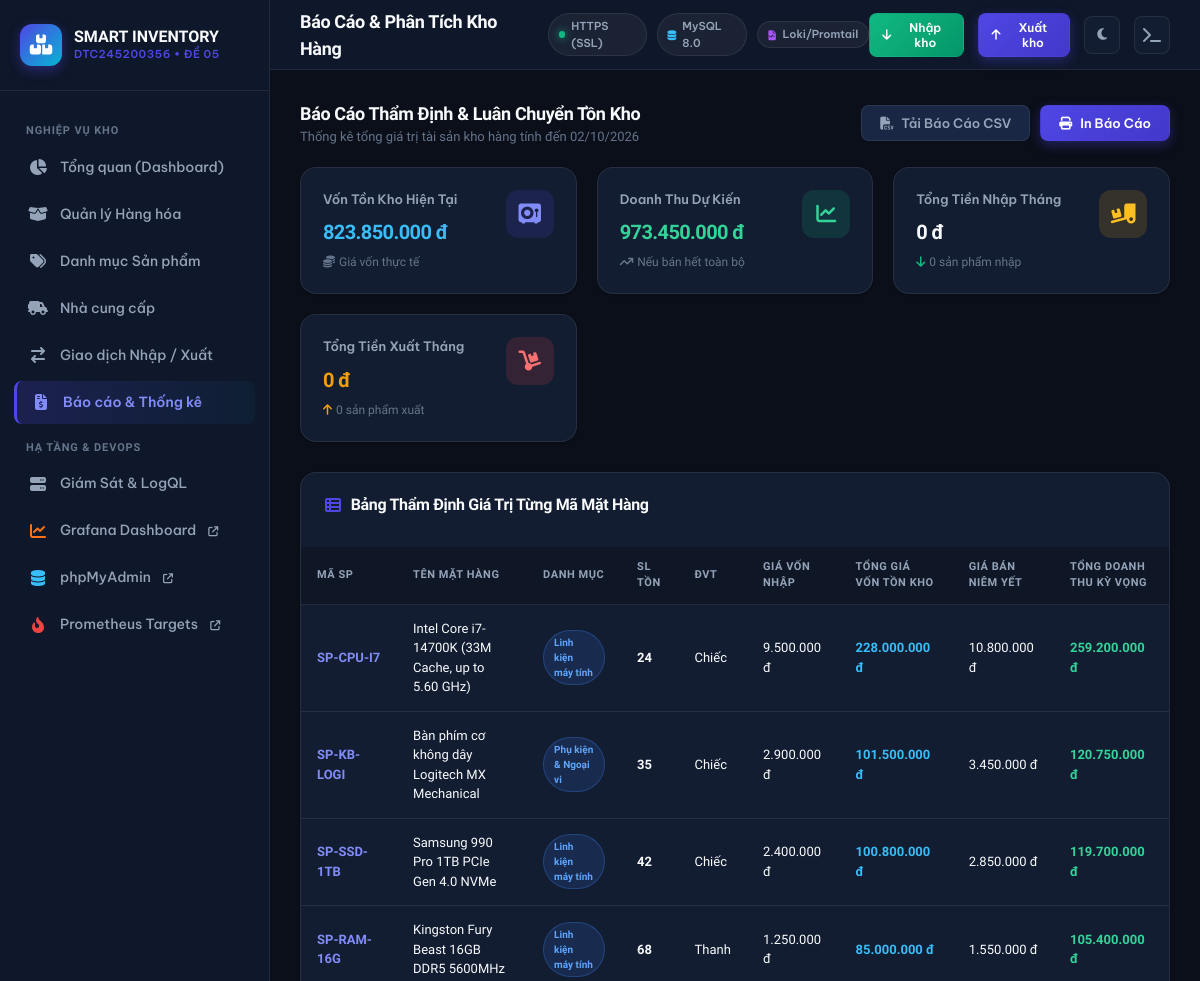
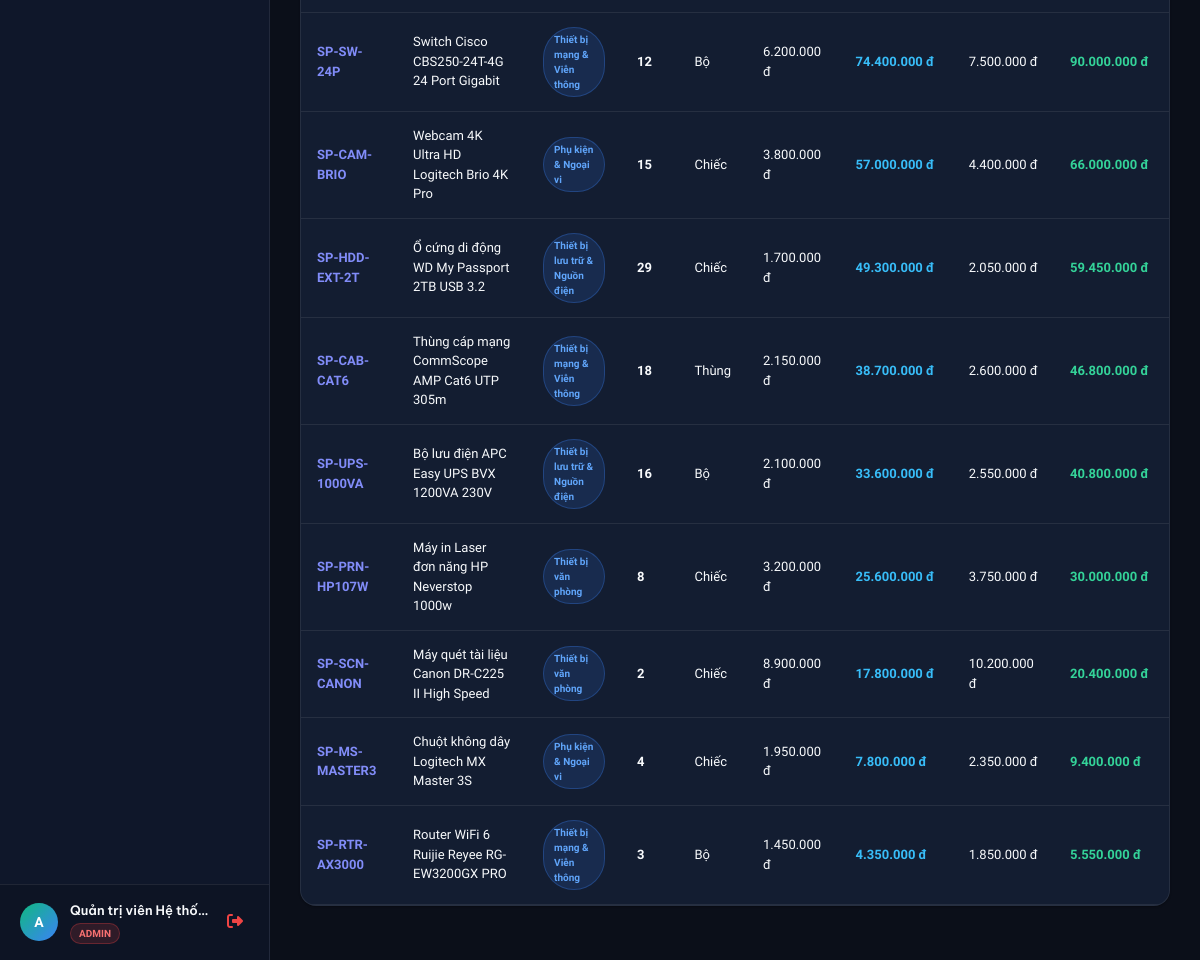
/app/src/reports.php (signed in), run on the app's committed database (2 pictures, top to bottom).
### tables this page shows
CREATE TABLE IF NOT EXISTS users (
    id INT AUTO_INCREMENT PRIMARY KEY,
    username VARCHAR(50) NOT NULL UNIQUE,
    password VARCHAR(255) NOT NULL,
    full_name VARCHAR(100) NOT NULL,
    email VARCHAR(100),
    role ENUM('admin', 'staff') DEFAULT 'staff',
    created_at TIMESTAMP DEFAULT CURRENT_TIMESTAMP
);

CREATE TABLE IF NOT EXISTS products (
    id INT AUTO_INCREMENT PRIMARY KEY,
    product_code VARCHAR(50) NOT NULL UNIQUE,
    name VARCHAR(200) NOT NULL,
    category_id INT NULL,
    unit VARCHAR(20) DEFAULT 'Chiếc',
    purchase_price DECIMAL(15,2) DEFAULT 0,
    sale_price DECIMAL(15,2) DEFAULT 0,
    stock_quantity INT DEFAULT 0,
    min_stock INT DEFAULT 5,
    created_at TIMESTAMP DEFAULT CURRENT_TIMESTAMP,
    updated_at TIMESTAMP DEFAULT CURRENT_TIMESTAMP ON UPDATE CURRENT_TIMESTAMP,
    FOREIGN KEY (category_id) REFERENCES categories(id) ON DELETE SET NULL
);

CREATE TABLE IF NOT EXISTS categories (
    id INT AUTO_INCREMENT PRIMARY KEY,
    name VARCHAR(100) NOT NULL,
    description TEXT,
    created_at TIMESTAMP DEFAULT CURRENT_TIMESTAMP
);

### app/src/helpers/auth.php (called while the page is built, shortened)
<?php
require_once __DIR__ . '/../config/db.php';
function is_logged_in() {
    return isset($_SESSION['user_id']) && !empty($_SESSION['user_id']);
}
function get_logged_in_user() {
    global $pdo;
    if (isset($pdo)) {
        try {
            $stmt = $pdo->prepare("SELECT id, username, full_name, role, email FROM users WHERE id = ? LIMIT 1");
            $stmt->execute([$_SESSION['user_id']]);
            $user = $stmt->fetch();
            if ($user) {
                return $user;
            }
        } catch (Throwable $t) {
        }
    }
    return [
        'id'        => $_SESSION['user_id'],
        'username'  => $_SESSION['username'],
        'full_name' => $_SESSION['full_name'],
        'role'      => $_SESSION['role'],
        'email'     => $_SESSION['email'] ?? ''
    ];
}

### app/src/reports.php (the view, shortened to what this page needs)
<?php
require_once __DIR__ . '/helpers/auth.php';
$totalStockValue = $pdo->query("SELECT SUM(stock_quantity * purchase_price) FROM products")->fetchColumn() ?: 0;
$totalExpectedRevenue = $pdo->query("SELECT SUM(stock_quantity * sale_price) FROM products")->fetchColumn() ?: 0;
$importStats = $pdo->query("
    SELECT COUNT(*) as total_import, COALESCE(SUM(total_amount), 0) as total_val, COALESCE(SUM(quantity), 0) as total_qty
    FROM inventory_transactions
    WHERE type = 'IMPORT' AND MONTH(created_at) = MONTH(CURRENT_DATE()) AND YEAR(created_at) = YEAR(CURRENT_DATE())
")->fetch();
$exportStats = $pdo->query("
    SELECT COUNT(*) as total_export, COALESCE(SUM(total_amount), 0) as total_val, COALESCE(SUM(quantity), 0) as total_qty
    FROM inventory_transactions
    WHERE type = 'EXPORT' AND MONTH(created_at) = MONTH(CURRENT_DATE()) AND YEAR(created_at) = YEAR(CURRENT_DATE())
")->fetch();
$stockDetails = $pdo->query("
    SELECT p.*, c.name as category_name,
           (p.stock_quantity * p.purchase_price) as total_inventory_cost,
           (p.stock_quantity * p.sale_price) as total_inventory_revenue
    FROM products p
    LEFT JOIN categories c ON p.category_id = c.id
    ORDER BY total_inventory_cost DESC
")->fetchAll();
require_once __DIR__ . '/views/header.php';
require_once __DIR__ . '/views/sidebar.php';
require_once __DIR__ . '/views/navbar.php';
?>
<div class="page-content">
    <div class="filter-bar">
        <div>
            <h2 style="font-size: 18px; font-weight: 700;">Báo Cáo Thẩm Định & Luân Chuyển Tồn Kho</h2>
            <p style="font-size: 13px; color: var(--text-muted);">Thống kê tổng giá trị tài sản kho hàng tính đến <?= date('d/m/Y') ?></p>
        </div>
        <div style="display: flex; gap: 10px;">
            <button class="btn btn-secondary" onclick="exportTableToCSV('reportTable', 'bao_cao_dinh_gia_kho.csv')">
                <i class="fa-solid fa-file-csv"></i> Tải Báo Cáo CSV
            </button>
            <button class="btn btn-primary" onclick="window.print()">
                <i class="fa-solid fa-print"></i> In Báo Cáo
            </button>
        </div>
    </div>
    <div class="grid-cards">
        <div class="kpi-card">
            <div class="kpi-info">
                <div class="kpi-label">Vốn Tồn Kho Hiện Tại</div>
                <div class="kpi-value" style="color: #38bdf8; font-size: 20px;"><?= number_format($totalStockValue, 0, ',', '.') ?> đ</div>
                <div class="kpi-sub"><i class="fa-solid fa-coins"></i> Giá vốn thực tế</div>
            </div>
            <div class="kpi-icon primary"><i class="fa-solid fa-vault"></i></div>
        </div>
        <div class="kpi-card">
            <div class="kpi-info">
                <div class="kpi-label">Doanh Thu Dự Kiến</div>
                <div class="kpi-value" style="color: #34d399; font-size: 20px;"><?= number_format($totalExpectedRevenue, 0, ',', '.') ?> đ</div>
                <div class="kpi-sub"><i class="fa-solid fa-arrow-trend-up"></i> Nếu bán hết toàn bộ</div>
            </div>
            <div class="kpi-icon success"><i class="fa-solid fa-chart-line"></i></div>
        </div>
        <div class="kpi-card">
            <div class="kpi-info">
                <div class="kpi-label">Tổng Tiền Nhập Tháng</div>
                <div class="kpi-value" style="font-size: 20px;"><?= number_format($importStats['total_val'], 0, ',', '.') ?> đ</div>
                <div class="kpi-sub"><i class="fa-solid fa-arrow-down" style="color: var(--accent);"></i> <?= number_format($importStats['total_qty']) ?> sản phẩm nhập</div>
            </div>
            <div class="kpi-icon warning"><i class="fa-solid fa-truck-ramp-box"></i></div>
        </div>
        <div class="kpi-card">
            <div class="kpi-info">
                <div class="kpi-label">Tổng Tiền Xuất Tháng</div>
                <div class="kpi-value" style="color: #f59e0b; font-size: 20px;"><?= number_format($exportStats['total_val'], 0, ',', '.') ?> đ</div>
                <div class="kpi-sub"><i class="fa-solid fa-arrow-up" style="color: var(--warning);"></i> <?= number_format($exportStats['total_qty']) ?> sản phẩm xuất</div>
            </div>
            <div class="kpi-icon danger"><i class="fa-solid fa-dolly"></i></div>
        </div>
    </div>
    <div class="glass-panel" style="padding: 0; overflow: hidden;">
        <div class="panel-header" style="padding: 20px 24px 10px 24px; border-bottom: none;">
            <h3 class="panel-title"><i class="fa-solid fa-table-list"></i> Bảng Thẩm Định Giá Trị Từng Mã Mặt Hàng</h3>
        </div>
        <div class="table-responsive">
            <table class="custom-table" id="reportTable">
                <thead>
                    <tr>
                        <th>Mã SP</th>
                        <th>Tên Mặt Hàng</th>
                        <th>Danh Mục</th>
                        <th>SL Tồn</th>
                        <th>ĐVT</th>
                        <th>Giá Vốn Nhập</th>
                        <th>Tổng Giá Vốn Tồn Kho</th>
                        <th>Giá Bán Niêm Yết</th>
                        <th>Tổng Doanh Thu Kỳ Vọng</th>
                    </tr>
                </thead>
                <tbody>
                    <?php foreach ($stockDetails as $s): ?>
                        <tr>
                            <td><strong style="color: #818cf8;"><?= htmlspecialchars($s['product_code']) ?></strong></td>
                            <td><?= htmlspecialchars($s['name']) ?></td>
                            <td><span class="badge badge-info" style="font-size: 10px;"><?= htmlspecialchars($s['category_name'] ?? 'N/A') ?></span></td>
                            <td style="font-weight: 700;"><?= number_format($s['stock_quantity']) ?></td>
                            <td><?= htmlspecialchars($s['unit']) ?></td>
                            <td><?= number_format($s['purchase_price'], 0, ',', '.') ?> đ</td>
                            <td style="font-weight: 700; color: #38bdf8;"><?= number_format($s['total_inventory_cost'], 0, ',', '.') ?> đ</td>
                            <td><?= number_format($s['sale_price'], 0, ',', '.') ?> đ</td>
                            <td style="font-weight: 700; color: #34d399;"><?= number_format($s['total_inventory_revenue'], 0, ',', '.') ?> đ</td>
                        </tr>
                    <?php endforeach; ?>
                </tbody>
            </table>
        </div>
    </div>
</div>
<?php require_once __DIR__ . '/views/footer.php'; ?>

### app/src/views/sidebar.php
<?php
$currentPage = basename($_SERVER['PHP_SELF']);
?>
<aside class="app-sidebar">
    <div class="sidebar-brand">
        <div class="logo-icon">
            <i class="fa-solid fa-boxes-stacked"></i>
        </div>
        <div class="brand-text">
            <span class="title">SMART INVENTORY</span>
            <span class="subtitle">DTC245200356 • Đề 05</span>
        </div>
    </div>
    <div class="sidebar-menu">
        <div class="menu-label">Nghiệp Vụ Kho</div>
        <a href="index.php" class="menu-item <?= $currentPage == 'index.php' ? 'active' : '' ?>">
            <i class="fa-solid fa-chart-pie"></i>
            <span>Tổng quan (Dashboard)</span>
        </a>
        <a href="products.php" class="menu-item <?= $currentPage == 'products.php' ? 'active' : '' ?>">
            <i class="fa-solid fa-box-open"></i>
            <span>Quản lý Hàng hóa</span>
        </a>
        <a href="categories.php" class="menu-item <?= $currentPage == 'categories.php' ? 'active' : '' ?>">
            <i class="fa-solid fa-tags"></i>
            <span>Danh mục Sản phẩm</span>
        </a>
        <a href="suppliers.php" class="menu-item <?= $currentPage == 'suppliers.php' ? 'active' : '' ?>">
            <i class="fa-solid fa-truck-field"></i>
            <span>Nhà cung cấp</span>
        </a>
        <a href="transactions.php" class="menu-item <?= $currentPage == 'transactions.php' ? 'active' : '' ?>">
            <i class="fa-solid fa-arrow-right-arrow-left"></i>
            <span>Giao dịch Nhập / Xuất</span>
        </a>
        <a href="reports.php" class="menu-item <?= $currentPage == 'reports.php' ? 'active' : '' ?>">
            <i class="fa-solid fa-file-invoice-dollar"></i>
            <span>Báo cáo & Thống kê</span>
        </a>
        <div class="menu-label">Hạ Tầng & DevOps</div>
        <a href="system.php" class="menu-item <?= $currentPage == 'system.php' ? 'active' : '' ?>">
            <i class="fa-solid fa-server"></i>
            <span>Giám Sát & LogQL</span>
        </a>
        <a href="/grafana/" target="_blank" class="menu-item">
            <i class="fa-solid fa-chart-line" style="color: #f97316;"></i>
            <span>Grafana Dashboard <i class="fa-solid fa-arrow-up-right-from-square" style="font-size: 10px; margin-left: 4px;"></i></span>
        </a>
        <a href="/pma/" target="_blank" class="menu-item">
            <i class="fa-solid fa-database" style="color: #38bdf8;"></i>
            <span>phpMyAdmin <i class="fa-solid fa-arrow-up-right-from-square" style="font-size: 10px; margin-left: 4px;"></i></span>
        </a>
        <a href="/prometheus/targets" target="_blank" class="menu-item">
            <i class="fa-solid fa-fire-flame-curved" style="color: #ef4444;"></i>
            <span>Prometheus Targets <i class="fa-solid fa-arrow-up-right-from-square" style="font-size: 10px; margin-left: 4px;"></i></span>
        </a>
    </div>
    <div class="sidebar-footer">
        <div class="user-profile">
            <div class="user-avatar">
                <?= strtoupper(substr($currentUser['username'] ?? 'U', 0, 1)) ?>
            </div>
            <div class="user-info">
                <div class="name"><?= htmlspecialchars($currentUser['full_name'] ?? 'Người dùng') ?></div>
                <span class="role-badge <?= $currentUser['role'] ?? 'staff' ?>">
                    <?= $currentUser['role'] === 'admin' ? 'Admin' : 'Thủ kho' ?>
                </span>
            </div>
            <a href="logout.php" title="Đăng xuất" style="color: var(--danger); font-size: 16px; padding: 6px;">
                <i class="fa-solid fa-right-from-bracket"></i>
            </a>
        </div>
    </div>
</aside>
<main class="app-main">

### data on the page
users: username "A", full_name "Quản trị viên Hệ thố…"
products: product_code "SP-CPU-I7", name "Intel Core i7-14700K (33M Cache, up to 5.60 GHz)", category.name "Linh kiện máy tính", stock_quantity "24", unit "Chiếc", purchase_price "9.500.000", total_inventory_cost "228.000.000", sale_price "10.800.000", total_inventory_revenue "259.200.000"
products: product_code "SP-KB-LOGI", name "Bàn phím cơ không dây Logitech MX Mechanical", category.name "Phụ kiện & Ngoại vi", stock_quantity "35", unit "Chiếc", purchase_price "2.900.000", total_inventory_cost "101.500.000", sale_price "3.450.000", total_inventory_revenue "120.750.000"
products: product_code "SP-SSD-1TB", name "Samsung 990 Pro 1TB PCIe Gen 4.0 NVMe", category.name "Linh kiện máy tính", stock_quantity "42", unit "Chiếc", purchase_price "2.400.000", total_inventory_cost "100.800.000", sale_price "2.850.000", total_inventory_revenue "119.700.000"
products: product_code "SP-RAM-16G", name "Kingston Fury Beast 16GB DDR5 5600MHz", category.name "Linh kiện máy tính", stock_quantity "68", unit "Thanh", purchase_price "1.250.000", total_inventory_cost "85.000.000", sale_price "1.550.000", total_inventory_revenue "105.400.000"
products: product_code "SP-SW-24P", name "Switch Cisco CBS250-24T-4G 24 Port Gigabit", category.name "Thiết bị mạng & Viễn thông", stock_quantity "12", unit "Bộ", purchase_price "6.200.000", total_inventory_cost "74.400.000", sale_price "7.500.000", total_inventory_revenue "90.000.000"
products: product_code "SP-CAM-BRIO", name "Webcam 4K Ultra HD Logitech Brio 4K Pro", category.name "Phụ kiện & Ngoại vi", stock_quantity "15", unit "Chiếc", purchase_price "3.800.000", total_inventory_cost "57.000.000", sale_price "4.400.000", total_inventory_revenue "66.000.000"
products: product_code "SP-HDD-EXT-2T", name "Ổ cứng di động WD My Passport 2TB USB 3.2", category.name "Thiết bị lưu trữ & Nguồn điện", stock_quantity "29", unit "Chiếc", purchase_price "1.700.000", total_inventory_cost "49.300.000", sale_price "2.050.000", total_inventory_revenue "59.450.000"
products: product_code "SP-CAB-CAT6", name "Thùng cáp mạng CommScope AMP Cat6 UTP 305m", category.name "Thiết bị mạng & Viễn thông", stock_quantity "18", unit "Thùng", purchase_price "2.150.000", total_inventory_cost "38.700.000", sale_price "2.600.000", total_inventory_revenue "46.800.000"
products: product_code "SP-UPS-1000VA", name "Bộ lưu điện APC Easy UPS BVX 1200VA 230V", category.name "Thiết bị lưu trữ & Nguồn điện", stock_quantity "16", unit "Bộ", purchase_price "2.100.000", total_inventory_cost "33.600.000", sale_price "2.550.000", total_inventory_revenue "40.800.000"
products: product_code "SP-PRN-HP107W", name "Máy in Laser đơn năng HP Neverstop 1000w", category.name "Thiết bị văn phòng", stock_quantity "8", unit "Chiếc", purchase_price "3.200.000", total_inventory_cost "25.600.000", sale_price "3.750.000", total_inventory_revenue "30.000.000"
products: product_code "SP-SCN-CANON", name "Máy quét tài liệu Canon DR-C225 II High Speed", category.name "Thiết bị văn phòng", stock_quantity "2", unit "Chiếc", purchase_price "8.900.000", total_inventory_cost "17.800.000", sale_price "10.200.000", total_inventory_revenue "20.400.000"
products: product_code "SP-MS-MASTER3", name "Chuột không dây Logitech MX Master 3S", category.name "Phụ kiện & Ngoại vi", stock_quantity "4", unit "Chiếc", purchase_price "1.950.000", total_inventory_cost "7.800.000", sale_price "2.350.000", total_inventory_revenue "9.400.000"
products: product_code "SP-RTR-AX3000", name "Router WiFi 6 Ruijie Reyee RG-EW3200GX PRO", category.name "Thiết bị mạng & Viễn thông", stock_quantity "3", unit "Bộ", purchase_price "1.450.000", total_inventory_cost "4.350.000", sale_price "1.850.000", total_inventory_revenue "5.550.000"

### other printed values
$pageTitle "Báo Cáo & Phân Tích Kho Hàng"
$totalStockValue "823.850.000"
$totalExpectedRevenue "973.450.000"
$importStats['total_val'] "0"
$importStats['total_qty'] "0"
$exportStats['total_val'] "0"
$exportStats['total_qty'] "0"
